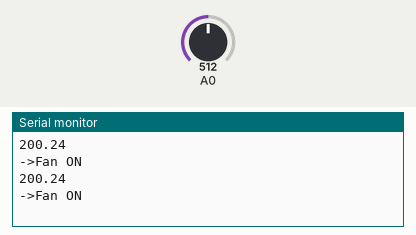
Bench run of a sketch on a simulated Arduino Uno, built with avr-gcc and run on an emulated ATmega328P. Shown: the last lines printed to the serial monitor. Inputs (shaded band) come from the test bench; at power-on: A0 = 512.

Above: at 1.8 s.
1.9 s: A0 set to 192
At 2.8 s:
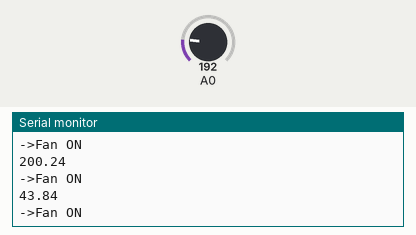
3.4 s: A0 set to 171
At 4.4 s:
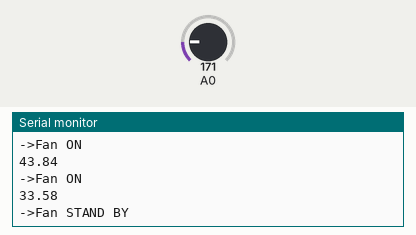
6.5 s: A0 set to 162
At 7.8 s:
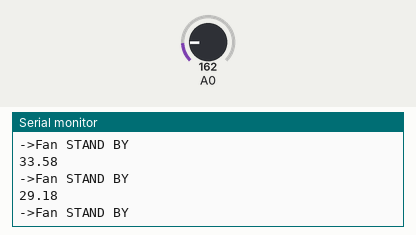
8.0 s: A0 set to 138
At 8.7 s:
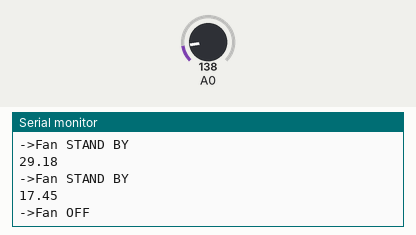
Timing chart, 0 to 11.0 s (numbered marks = the images above; inputs shaded):
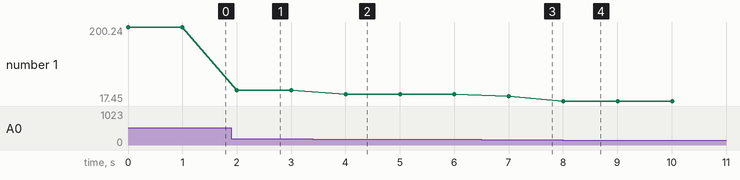

Measured:
- the behaviour switches between 185 and 184 on A0 (found by bisection; images 1 and 2)
- the behaviour switches between 154 and 153 on A0 (found by bisection; images 3 and 4)
- after the input at 1.9 s, the serial monitor: prints a new line after 0.10 s (image 1)
- after the input at 3.4 s, the serial monitor: prints a new line after 0.60 s (image 2)
- after the input at 6.5 s, the serial monitor: prints a new line after 0.51 s (image 3)
- after the input at 8.0 s, the serial monitor: prints a new line at once (image 4)
- plotted number 1: 200.24 → 43.84 after the input at 1.9 s, 43.84 → 33.58 after the input at 3.4 s, 33.58 → 29.18 after the input at 6.5 s, 29.18 → 17.45 after the input at 8.0 s

The sketch:

task2.ino
```cpp
void setup()
{
  pinMode(A0,INPUT);
  Serial.begin(9600);
}

void loop()
{
   float  k=analogRead(A0);
  float v=(k*5.0)/1023.0;
  float t=(v-0.5)*100;
  if (t>40){
  Serial.println(t);
    Serial.println("->Fan ON");
    delay(1000);}
  else if( t<25){
    Serial.println(t);
    Serial.println("->Fan OFF");
    delay(1000);}
   else{
     Serial.println(t);
     Serial.println("->Fan STAND BY");
     delay(1000);}
}
```
